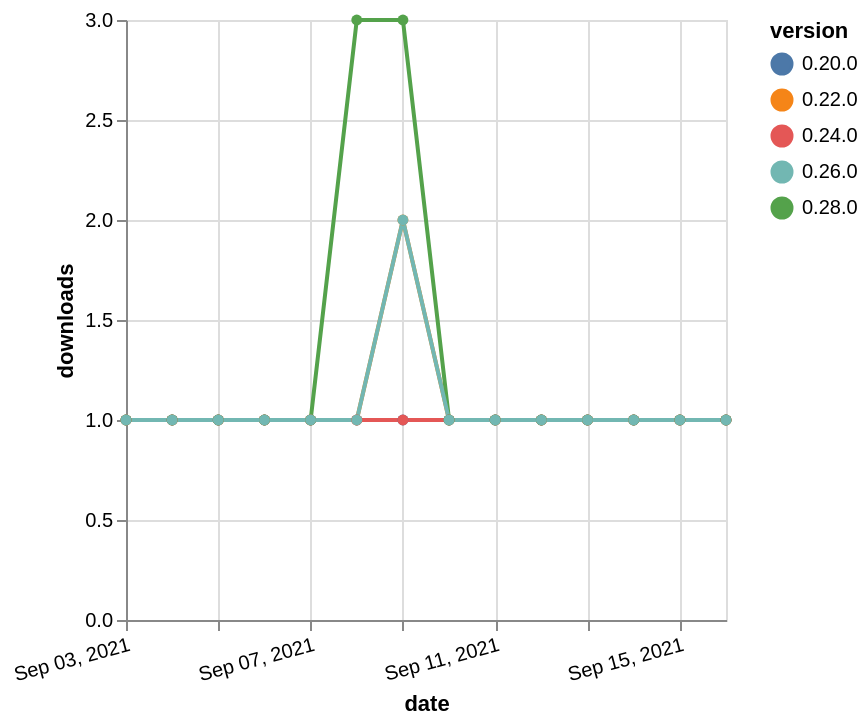

Specify this chart in Vega-Lite:
### Vega-Lite specification from a JSON file in a GitHub repository (floating-point values rounded to 4 significant figures)
{"$schema": "https://vega.github.io/schema/vega-lite/v5.json", "description": "A simple bar chart with embedded data.", "data": {"values": [{"date": "2021-09-03", "total": 206, "delta": 1, "version": "0.20.0"}, {"date": "2021-09-04", "total": 207, "delta": 1, "version": "0.20.0"}, {"date": "2021-09-05", "total": 208, "delta": 1, "version": "0.20.0"}, {"date": "2021-09-06", "total": 209, "delta": 1, "version": "0.20.0"}, {"date": "2021-09-07", "total": 210, "delta": 1, "version": "0.20.0"}, {"date": "2021-09-08", "total": 211, "delta": 1, "version": "0.20.0"}, {"date": "2021-09-09", "total": 212, "delta": 1, "version": "0.20.0"}, {"date": "2021-09-10", "total": 213, "delta": 1, "version": "0.20.0"}, {"date": "2021-09-11", "total": 214, "delta": 1, "version": "0.20.0"}, {"date": "2021-09-12", "total": 215, "delta": 1, "version": "0.20.0"}, {"date": "2021-09-13", "total": 216, "delta": 1, "version": "0.20.0"}, {"date": "2021-09-14", "total": 217, "delta": 1, "version": "0.20.0"}, {"date": "2021-09-15", "total": 218, "delta": 1, "version": "0.20.0"}, {"date": "2021-09-16", "total": 219, "delta": 1, "version": "0.20.0"}, {"date": "2021-09-03", "total": 172, "delta": 1, "version": "0.22.0"}, {"date": "2021-09-04", "total": 173, "delta": 1, "version": "0.22.0"}, {"date": "2021-09-05", "total": 174, "delta": 1, "version": "0.22.0"}, {"date": "2021-09-06", "total": 175, "delta": 1, "version": "0.22.0"}, {"date": "2021-09-07", "total": 176, "delta": 1, "version": "0.22.0"}, {"date": "2021-09-08", "total": 177, "delta": 1, "version": "0.22.0"}, {"date": "2021-09-09", "total": 179, "delta": 2, "version": "0.22.0"}, {"date": "2021-09-10", "total": 180, "delta": 1, "version": "0.22.0"}, {"date": "2021-09-11", "total": 181, "delta": 1, "version": "0.22.0"}, {"date": "2021-09-12", "total": 182, "delta": 1, "version": "0.22.0"}, {"date": "2021-09-13", "total": 183, "delta": 1, "version": "0.22.0"}, {"date": "2021-09-14", "total": 184, "delta": 1, "version": "0.22.0"}, {"date": "2021-09-15", "total": 185, "delta": 1, "version": "0.22.0"}, {"date": "2021-09-16", "total": 186, "delta": 1, "version": "0.22.0"}, {"date": "2021-09-03", "total": 162, "delta": 1, "version": "0.24.0"}, {"date": "2021-09-04", "total": 163, "delta": 1, "version": "0.24.0"}, {"date": "2021-09-05", "total": 164, "delta": 1, "version": "0.24.0"}, {"date": "2021-09-06", "total": 165, "delta": 1, "version": "0.24.0"}, {"date": "2021-09-07", "total": 166, "delta": 1, "version": "0.24.0"}, {"date": "2021-09-08", "total": 167, "delta": 1, "version": "0.24.0"}, {"date": "2021-09-09", "total": 168, "delta": 1, "version": "0.24.0"}, {"date": "2021-09-10", "total": 169, "delta": 1, "version": "0.24.0"}, {"date": "2021-09-11", "total": 170, "delta": 1, "version": "0.24.0"}, {"date": "2021-09-12", "total": 171, "delta": 1, "version": "0.24.0"}, {"date": "2021-09-13", "total": 172, "delta": 1, "version": "0.24.0"}, {"date": "2021-09-14", "total": 173, "delta": 1, "version": "0.24.0"}, {"date": "2021-09-15", "total": 174, "delta": 1, "version": "0.24.0"}, {"date": "2021-09-16", "total": 175, "delta": 1, "version": "0.24.0"}, {"date": "2021-09-03", "total": 165, "delta": 1, "version": "0.28.0"}, {"date": "2021-09-04", "total": 166, "delta": 1, "version": "0.28.0"}, {"date": "2021-09-05", "total": 167, "delta": 1, "version": "0.28.0"}, {"date": "2021-09-06", "total": 168, "delta": 1, "version": "0.28.0"}, {"date": "2021-09-07", "total": 169, "delta": 1, "version": "0.28.0"}, {"date": "2021-09-08", "total": 172, "delta": 3, "version": "0.28.0"}, {"date": "2021-09-09", "total": 175, "delta": 3, "version": "0.28.0"}, {"date": "2021-09-10", "total": 176, "delta": 1, "version": "0.28.0"}, {"date": "2021-09-11", "total": 177, "delta": 1, "version": "0.28.0"}, {"date": "2021-09-12", "total": 178, "delta": 1, "version": "0.28.0"}, {"date": "2021-09-13", "total": 179, "delta": 1, "version": "0.28.0"}, {"date": "2021-09-14", "total": 180, "delta": 1, "version": "0.28.0"}, {"date": "2021-09-15", "total": 181, "delta": 1, "version": "0.28.0"}, {"date": "2021-09-16", "total": 182, "delta": 1, "version": "0.28.0"}, {"date": "2021-09-03", "total": 147, "delta": 1, "version": "0.26.0"}, {"date": "2021-09-04", "total": 148, "delta": 1, "version": "0.26.0"}, {"date": "2021-09-05", "total": 149, "delta": 1, "version": "0.26.0"}, {"date": "2021-09-06", "total": 150, "delta": 1, "version": "0.26.0"}, {"date": "2021-09-07", "total": 151, "delta": 1, "version": "0.26.0"}, {"date": "2021-09-08", "total": 152, "delta": 1, "version": "0.26.0"}, {"date": "2021-09-09", "total": 154, "delta": 2, "version": "0.26.0"}, {"date": "2021-09-10", "total": 155, "delta": 1, "version": "0.26.0"}, {"date": "2021-09-11", "total": 156, "delta": 1, "version": "0.26.0"}, {"date": "2021-09-12", "total": 157, "delta": 1, "version": "0.26.0"}, {"date": "2021-09-13", "total": 158, "delta": 1, "version": "0.26.0"}, {"date": "2021-09-14", "total": 159, "delta": 1, "version": "0.26.0"}, {"date": "2021-09-15", "total": 160, "delta": 1, "version": "0.26.0"}, {"date": "2021-09-16", "total": 161, "delta": 1, "version": "0.26.0"}]}, "width": "container", "mark": {"type": "line", "point": {"filled": true}}, "encoding": {"x": {"field": "date", "type": "temporal", "timeUnit": "yearmonthdate", "title": "date", "axis": {"labelAngle": -15}}, "y": {"field": "delta", "type": "quantitative", "title": "downloads"}, "color": {"field": "version", "type": "nominal"}, "tooltip": {"field": "delta"}}}
